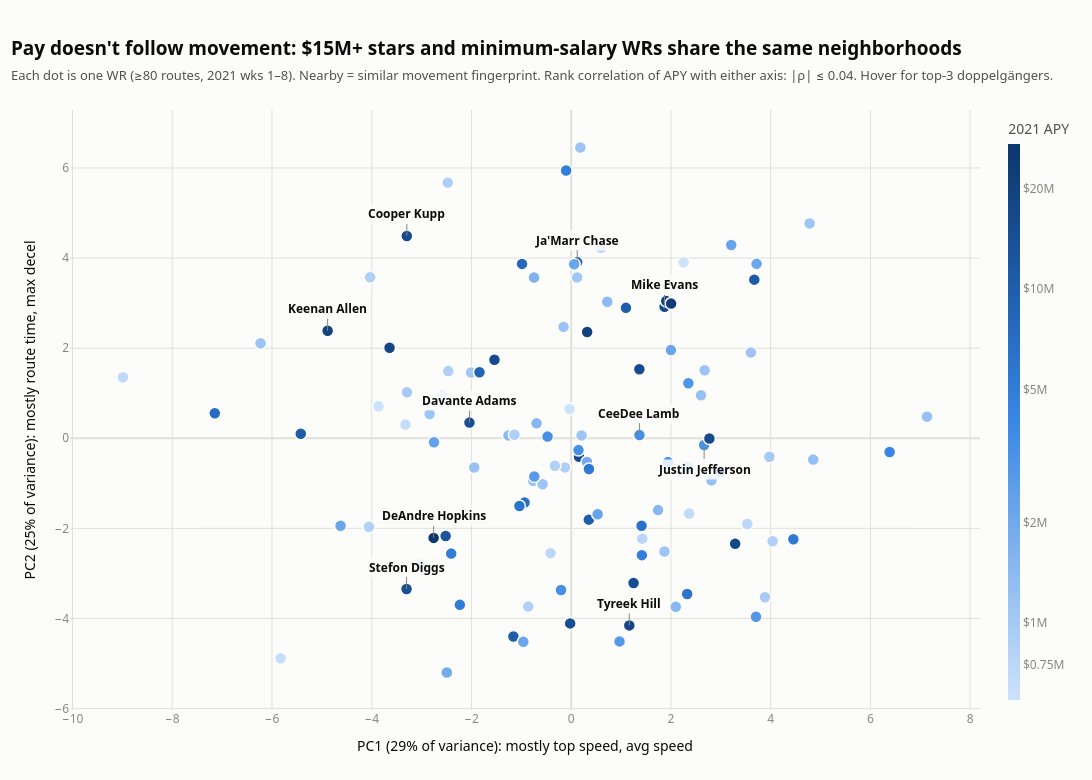

Notebook code for this chart:
### Markdown cell above
### Map of all receivers

Each dot is a receiver. Dots close together move alike. Color is 2021 pay. **Hover** over a dot to see his top 3
doppelgängers. The point: high-paid and low-paid receivers sit side by side, so similar movement can come cheap.

### Code cell
fig = visuals.wr_map(d)
fig.show()

### Figure 1 — Plotly figure (JSON) as saved in the notebook; plotly's stock layout.template omitted (floating-point values rounded to 4 significant figures; data arrays with more than 128 entries replaced by an {"elided": "..."} marker saying what was removed)
{"data": [{"customdata": {"elided": "110x5 mixed values"}, "hovertemplate": "<b>%{customdata[0]}</b> (%{customdata[1]})<br>APY: %{customdata[2]}<br>Routes: %{customdata[3]}<br><b>Moves most like</b> (other teams):<br>%{customdata[4]}<extra></extra>", "marker": {"color": [1.217, -0.01686, 0.446, 1.176, 1.169, 1.204, 1.0, -0.2304, 0.05212, 0.8868, 1.21, 1.255, 0.3331, 0.7959, 0.8307, 0.516, 0.5444, 1.302, 1.041, 1.197, 0.5294, 0.02789, 1.031, 1.21, 1.301, 1.211, 0.05212, 0.702, 0.7782, 0.0632, 0.6935, 0.09648, 1.158, 0.147, 1.238, 0.7782, 0.4694, 1.255, 0.07555, 0.05938, 0.4354, 1.435, -0.04854, 0.8603, -0.05027, 0.2842, 1.161, 0.6199, -0.2304, 1.097, -0.1494, 0.3368, 0.1502, 0.2843, 0.699, 0.02948, 0.2186, 1.007, 0.1684, 0.5208, -0.06747, -0.0624, 0.4959, -0.1163, -0.004365, 0.3391, -0.07058, 0.1761, 0.3493, 0.1761, -0.2316, 0.04802, 1.011, 0.1561, 0.4914, 1.255, 0.329, 0.3761, -0.06028, 0.699, -0.04584, 0.7404, -0.1169, -0.1293, 0.9542, 0.9031, 1.342, 0.0569, 0.7404, 0.09202, 0.05128, -0.1907, -0.004365, -0.162, -0.1844, 0.0856, 0.08368, 0.6767, 0.5353, -0.1293, -0.04462, 0.04603, -0.0455, 0.329, 0.077, 0.05212, -0.06259, 0.3522, 0.05212, -0.0006115], "colorbar": {"outlinewidth": 0, "thickness": 12, "tickfont": {"color": "#898781"}, "ticktext": ["$0.75M", "$1M", "$2M", "$5M", "$10M", "$20M"], "tickvals": [-0.1249, 0.0, 0.301, 0.699, 1.0, 1.301], "title": {"font": {"color": "#52514e"}, "text": "2021 APY"}}, "colorscale": [[0.0, "#cde2fb"], [0.1667, "#9ec5f4"], [0.3333, "#6da7ec"], [0.5, "#3987e5"], [0.6667, "#256abf"], [0.8333, "#184f95"], [1.0, "#0d366b"]], "line": {"color": "#fcfcfb", "width": 1.5}, "size": 12}, "mode": "markers", "type": "scatter", "x": [1.873, 3.886, 0.9696, 1.251, -0.0205, 1.367, 0.3538, -0.03414, 3.604, 0.1205, 0.1577, 1.165, -4.625, 1.411, -0.9359, 2.666, 1.369, -4.884, 3.672, -3.296, -0.2034, -2.008, -5.423, 2.772, 0.32, -1.539, -2.839, -2.233, 2.326, -0.1532, -0.1009, 4.854, -3.301, 0.7239, 3.288, -1.038, 3.706, -3.642, -0.761, -0.5729, -0.7404, -2.758, -0.1246, -7.147, -4.032, -2.493, -2.04, 6.386, 2.254, -2.518, -8.988, 0.05958, 2.346, 0.3165, 2.999, 0.1177, -0.7443, 1.099, 2.097, -0.474, -4.056, 4.04, 1.941, 1.426, -2.996, 2.001, -0.3263, -0.6951, 0.5308, 1.742, -3.864, 1.871, -1.159, -1.257, 2.35, 1.906, -0.9602, -2.751, -2.58, -2.406, -1.139, 4.456, 0.602, 3.531, -1.839, -0.9861, 2.004, -6.229, 0.3561, 7.135, 0.1838, -5.828, -3.292, 2.365, -3.324, 2.604, 2.813, 1.417, 0.1469, -0.4142, -2.476, 4.782, -2.464, 3.718, -1.946, 2.677, -0.8608, 3.209, 0.208, 3.974], "y": [2.918, -3.53, -4.509, -3.213, -4.11, 1.532, -1.806, 0.6512, 1.905, 3.911, -0.4115, -4.154, -1.94, -1.942, -1.424, -0.1509, 0.06997, 2.387, 3.521, 4.491, -3.37, 1.459, 0.09957, -0.006045, 2.358, 1.742, 0.5377, -3.698, -3.458, 2.472, 5.945, -0.4734, -3.347, 3.031, -2.34, -1.502, -3.961, 2.008, -0.9465, -1.022, -0.8469, -2.212, -0.6464, 0.5541, 3.574, -5.2, 0.3479, -0.3059, 3.908, -2.168, 1.353, 3.863, -0.6337, -0.5268, -0.7397, 3.571, 3.569, 2.895, -3.741, 0.03691, -1.963, -2.284, -0.5289, -2.229, -2.797, 1.957, -0.6109, 0.3312, -1.687, -1.595, 0.7122, -2.512, -4.402, 0.06353, 1.221, 3.046, -4.518, -0.08774, 0.9503, -2.56, 0.07799, -2.241, 4.231, -1.905, 1.465, 3.871, 2.99, 2.11, -0.6819, 0.4803, 6.455, -4.882, 1.022, -1.669, 0.3061, 0.9536, -0.9348, -2.595, -0.2625, -2.55, 5.675, 4.77, 1.491, 3.871, -0.6478, 1.511, -3.737, 4.29, 0.06374, -0.4106]}], "layout": {"annotations": [{"arrowcolor": "#898781", "arrowhead": 0, "arrowwidth": 1, "ax": 0, "ay": -22, "bgcolor": "rgba(252,252,251,0.85)", "font": {"color": "#0b0b0b", "size": 12}, "showarrow": true, "text": "<b>Keenan Allen</b>", "x": -4.884, "y": 2.387}, {"arrowcolor": "#898781", "arrowhead": 0, "arrowwidth": 1, "ax": 0, "ay": -22, "bgcolor": "rgba(252,252,251,0.85)", "font": {"color": "#0b0b0b", "size": 12}, "showarrow": true, "text": "<b>Stefon Diggs</b>", "x": -3.301, "y": -3.347}, {"arrowcolor": "#898781", "arrowhead": 0, "arrowwidth": 1, "ax": 0, "ay": -22, "bgcolor": "rgba(252,252,251,0.85)", "font": {"color": "#0b0b0b", "size": 12}, "showarrow": true, "text": "<b>Cooper Kupp</b>", "x": -3.296, "y": 4.491}, {"arrowcolor": "#898781", "arrowhead": 0, "arrowwidth": 1, "ax": 0, "ay": -22, "bgcolor": "rgba(252,252,251,0.85)", "font": {"color": "#0b0b0b", "size": 12}, "showarrow": true, "text": "<b>DeAndre Hopkins</b>", "x": -2.758, "y": -2.212}, {"arrowcolor": "#898781", "arrowhead": 0, "arrowwidth": 1, "ax": 0, "ay": -22, "bgcolor": "rgba(252,252,251,0.85)", "font": {"color": "#0b0b0b", "size": 12}, "showarrow": true, "text": "<b>Davante Adams</b>", "x": -2.04, "y": 0.3479}, {"arrowcolor": "#898781", "arrowhead": 0, "arrowwidth": 1, "ax": 0, "ay": -22, "bgcolor": "rgba(252,252,251,0.85)", "font": {"color": "#0b0b0b", "size": 12}, "showarrow": true, "text": "<b>Ja'Marr Chase</b>", "x": 0.1205, "y": 3.911}, {"arrowcolor": "#898781", "arrowhead": 0, "arrowwidth": 1, "ax": 0, "ay": -22, "bgcolor": "rgba(252,252,251,0.85)", "font": {"color": "#0b0b0b", "size": 12}, "showarrow": true, "text": "<b>Tyreek Hill</b>", "x": 1.165, "y": -4.154}, {"arrowcolor": "#898781", "arrowhead": 0, "arrowwidth": 1, "ax": 0, "ay": -22, "bgcolor": "rgba(252,252,251,0.85)", "font": {"color": "#0b0b0b", "size": 12}, "showarrow": true, "text": "<b>CeeDee Lamb</b>", "x": 1.369, "y": 0.06997}, {"arrowcolor": "#898781", "arrowhead": 0, "arrowwidth": 1, "ax": 0, "ay": -22, "bgcolor": "rgba(252,252,251,0.85)", "font": {"color": "#0b0b0b", "size": 12}, "showarrow": true, "text": "<b>Mike Evans</b>", "x": 1.873, "y": 2.918}, {"arrowcolor": "#898781", "arrowhead": 0, "arrowwidth": 1, "ax": 0, "ay": 24, "bgcolor": "rgba(252,252,251,0.85)", "font": {"color": "#0b0b0b", "size": 12}, "showarrow": true, "text": "<b>Justin Jefferson</b>", "x": 2.666, "y": -0.1509}], "font": {"color": "#0b0b0b", "family": "Segoe UI, -apple-system, system-ui, sans-serif"}, "height": 780, "hoverlabel": {"bgcolor": "white", "bordercolor": "#e1e0d9", "font": {"color": "#0b0b0b", "size": 13}}, "margin": {"b": 70, "l": 70, "r": 40, "t": 110}, "paper_bgcolor": "#fcfcfb", "plot_bgcolor": "#fcfcfb", "title": {"font": {"color": "#0b0b0b", "size": 19}, "text": "<b>Pay doesn't follow movement: $15M+ stars and minimum-salary WRs share the same neighborhoods</b><br><span style='font-size:13px;color:#52514e'>Each dot is one WR (≥80 routes, 2021 wks 1–8). Nearby = similar movement fingerprint. Rank correlation of APY with either axis: |ρ| ≤ 0.04. Hover for top-3 doppelgängers.</span>", "x": 0.01, "xanchor": "left"}, "width": 1150, "xaxis": {"gridcolor": "#e1e0d9", "tickfont": {"color": "#898781"}, "title": {"text": "PC1 (29% of variance): mostly top speed, avg speed"}, "zerolinecolor": "#e1e0d9"}, "yaxis": {"gridcolor": "#e1e0d9", "tickfont": {"color": "#898781"}, "title": {"text": "PC2 (25% of variance): mostly route time, max decel"}, "zerolinecolor": "#e1e0d9"}}}
